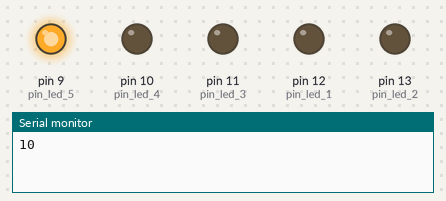
Bench run of a sketch on a simulated Arduino Uno, built with avr-gcc and run on an emulated ATmega328P. Parts: output pins drawn as LEDs (lit = HIGH), the last lines printed to the serial monitor.

Above: at 0.05 s.
At 1.7 s:
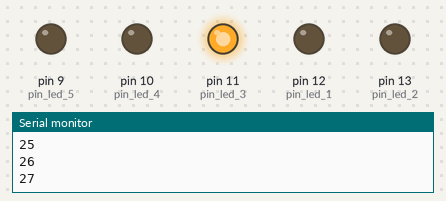
At 3.25 s:
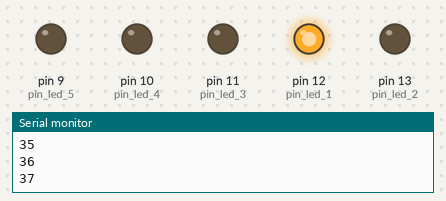
At 6.45 s:
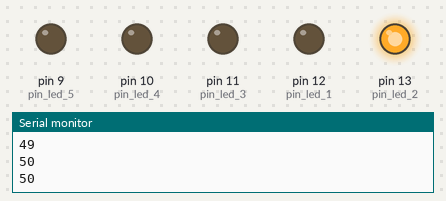
At 12.55 s:
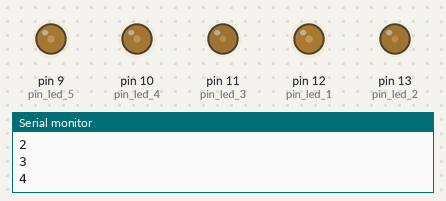
At 12.75 s:
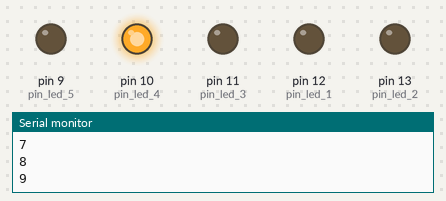
Timing chart, 0 to 16.6 s (numbered marks = the images above):
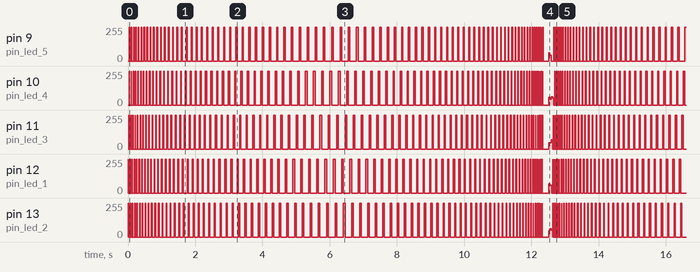

The sketch:

LuzNatalinaTempoVariavel.ino
```cpp
#define pin_led_1 12
#define pin_led_2 13
#define pin_led_3 11
#define pin_led_4 10
#define pin_led_5 9

#define  LimiteMais  50
#define  LimiteMenos 1

int Tmenos = 10;
byte sentido = 1;

void setup() {
 Serial.begin(9600);
 pinMode(pin_led_1, OUTPUT);
 pinMode(pin_led_2, OUTPUT);
 pinMode(pin_led_3, OUTPUT);
 pinMode(pin_led_4, OUTPUT);
 pinMode(pin_led_5, OUTPUT);

}

void loop() {
Serial.println(Tmenos);
if(sentido==1){
  Tmenos++;
 }else{
  Tmenos--;
 }
 if(Tmenos>=LimiteMais +1){
  sentido=0;
  Tmenos=LimiteMais;
 }

 if(Tmenos<=LimiteMenos-1){
  sentido=1;
 Tmenos=LimiteMenos;
 }


  digitalWrite(pin_led_1,HIGH);
  delay(Tmenos);
  digitalWrite(pin_led_1,LOW);

  digitalWrite(pin_led_2,HIGH);
  delay(Tmenos);
  digitalWrite(pin_led_2,LOW);

  digitalWrite(pin_led_3,HIGH);
  delay(Tmenos);
  digitalWrite(pin_led_3,LOW);

  digitalWrite(pin_led_4,HIGH);
  delay(Tmenos);
  digitalWrite(pin_led_4,LOW);

  digitalWrite(pin_led_5,HIGH);
  delay(Tmenos);
  digitalWrite(pin_led_5,LOW);
}
```

Measured:
- by itself, pin 9 (pin_led_5), pin 10 (pin_led_4), pin 11 (pin_led_3), pin 12 (pin_led_1), pin 13 (pin_led_2): moves between 0/255 and 255/255, repeating every 12.8 s
